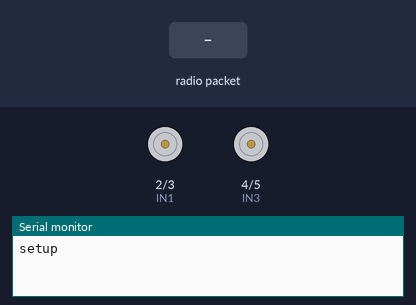
A sketch run on a simulated Arduino Uno, built with avr-gcc and run on an emulated ATmega328P. Parts: motor-driver pin pairs drawn as motors (green arrow = first pin HIGH = forward, orange = second pin HIGH = backward, longer = more drive, scaled by the enable pin), the last lines printed to the serial monitor. The inputs (shaded band) are chosen by the test bench. No radio packets arrive unless stated.

Above: at 1.2 s.
1.3 s: radio packet "a" arrives
At 2.1 s:
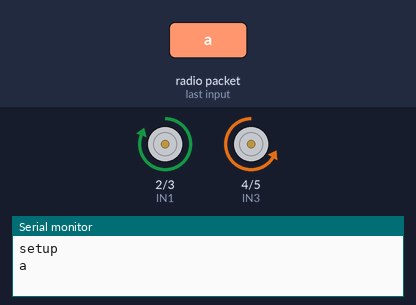
2.8 s: radio packet "b" arrives
At 3.2 s:
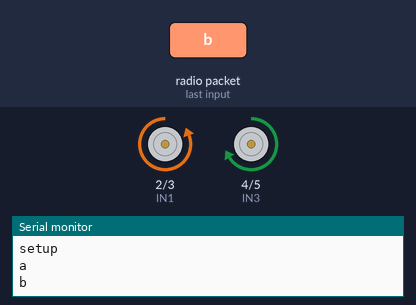
4.3 s: radio packet "c" arrives
At 5.5 s:
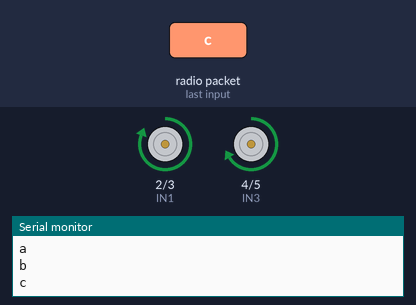
5.8 s: radio packet "d" arrives
At 6.7 s:
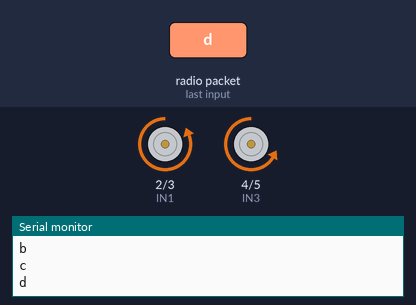
Timing chart, 0 to 8.3 s (numbered marks = the images above; inputs shaded):
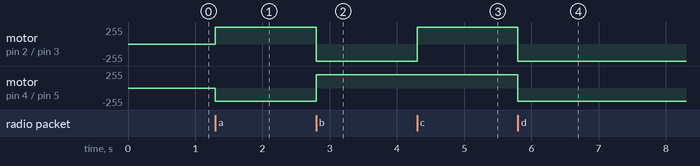

Measured:
- after the input at 1.3 s, motor on pin 2 (IN1) / pin 3 (IN2): stopped → forward 255/255 at once; motor on pin 4 (IN3) / pin 5 (IN4): stopped → backward 200/255 at once
- after the input at 2.8 s, motor on pin 2 (IN1) / pin 3 (IN2): forward 255/255 → backward 255/255 at once; motor on pin 4 (IN3) / pin 5 (IN4): backward 200/255 → forward 200/255 at once
- after the input at 4.3 s, motor on pin 2 (IN1) / pin 3 (IN2): backward 255/255 → forward 255/255 at once
- after the input at 5.8 s, motor on pin 2 (IN1) / pin 3 (IN2): forward 255/255 → backward 255/255 at once; motor on pin 4 (IN3) / pin 5 (IN4): forward 200/255 → backward 200/255 at once

The sketch:

VW_receiver_version.ino
```cpp
// RECIEVER CODE

#include <VirtualWire.h>
//Motor A right
int motorSpeed; //the speed at which the motor moves
int joyStickSpeed= 200; //joystick max speed
#define ENA 7
#define ENB 6
char* val;
// motor 2 control pins
 //motor 2 is rightside of the chasis
#define IN4 5
#define IN3 4
//motor 1 is leftside of the chasis
//motor 1 control pins
#define IN2 3
#define IN1 2
void setup()
{
    Serial.begin(9600);
    Serial.println("setup");
    vw_setup(2000);
    vw_set_rx_pin(11);
    vw_rx_start();
    pinMode(ENA,OUTPUT);
  pinMode(ENB,OUTPUT);

   //set output for motor 1 related pins
  pinMode(IN1, OUTPUT);
  pinMode(IN2, OUTPUT);
  //set output for motor 2 related pins
  pinMode(IN3, OUTPUT);
  pinMode(IN4, OUTPUT);
    //not added yet
      motorSpeed=joyStickSpeed;
    analogWrite(ENA, motorSpeed);
     analogWrite(ENB, motorSpeed);

}

void loop()
{
    uint8_t buf[VW_MAX_MESSAGE_LEN];
    uint8_t buflen = VW_MAX_MESSAGE_LEN;

    if (vw_get_message(buf, &buflen))
    {
  int i;
  val=buf;
  Serial.println(val);
  for (i = 0; i < buflen; i++)
  {
    switch (buf[i]) {
        case 'a': forward(); break;
        case 'b': backward(); break;
        case 'c': rightward(); break;
        case 'd': leftward(); break;
        case 'e': halt(); break;
    }
  }

   }
}
void forward() {
  // motor 1 run AntiClockwise (leftside)
  digitalWrite(IN1, HIGH);
  digitalWrite(IN2, LOW);

  // motor 2 run clockwise (rightside)
  digitalWrite(IN3, LOW);
  digitalWrite(IN4, HIGH);


}

void backward() {
  // motor 1 run clock wise
  digitalWrite(IN1, LOW);
  digitalWrite(IN2, HIGH);
  // motor 2 run AntiClockwise
  digitalWrite(IN3, HIGH);
  digitalWrite(IN4, LOW);
}

void rightward() {
  // motor 1 run anticlockwise
  digitalWrite(IN1, HIGH);
  digitalWrite(IN2, LOW);
  // motor 2 run anticlockwise
  digitalWrite(IN3, HIGH);
  digitalWrite(IN4, LOW);
}

void leftward() {
  // motor 1 runs anticlockwise
  digitalWrite(IN1, LOW);
  digitalWrite(IN2, HIGH);
  // motor 2 run clockwise
  digitalWrite(IN3, LOW);
  digitalWrite(IN4, HIGH);
}

void halt() {
  // motor 1 runs anticlockwise
  digitalWrite(IN1, LOW);
  digitalWrite(IN2, LOW);
  // motor 2 run clockwise
  digitalWrite(IN3, LOW);
  digitalWrite(IN4, LOW);
}
```
